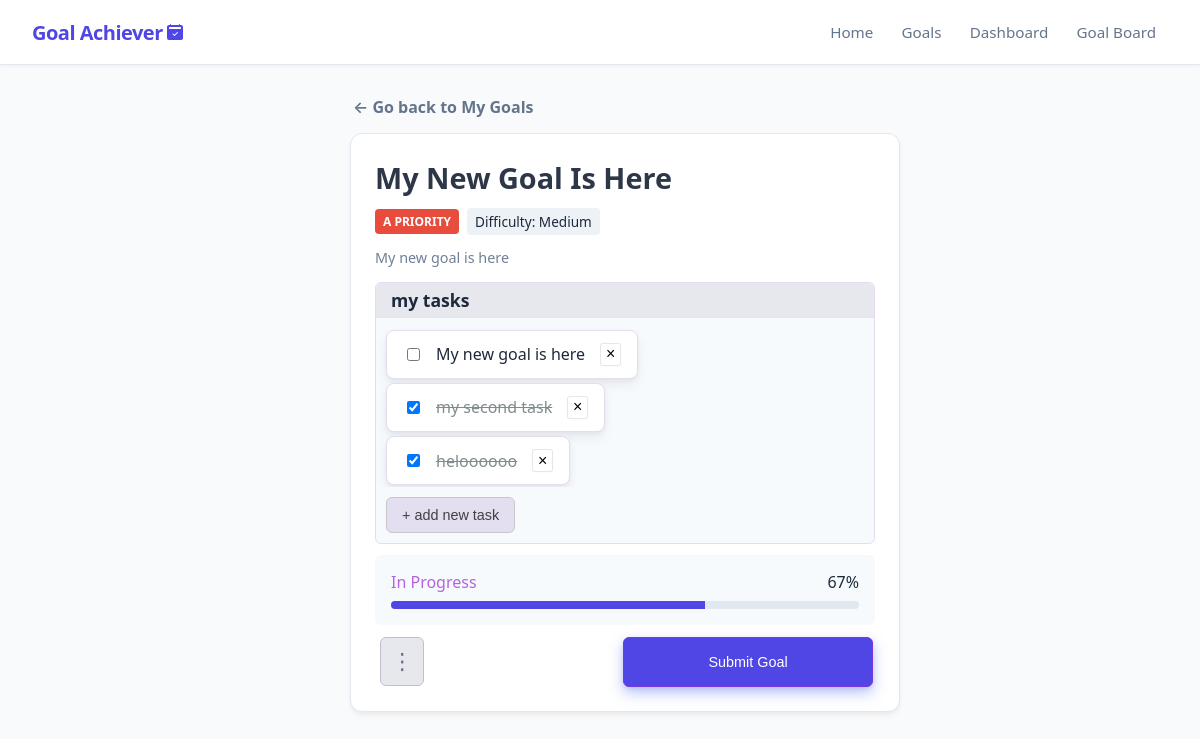
The page /goals/1 on the database its author committed.
### app/models_db.py (models this page shows, shortened)
class Goal(db.Model):
    __tablename__ = 'goals'
    id = db.Column(db.Integer, primary_key=True)
    title = db.Column(db.String(100), nullable=False)
    description = db.Column(db.Text, nullable=False)
    is_completed = db.Column(db.Boolean, default=False)
    is_confirmed_finished = db.Column(db.Boolean, default=False)
    progress_percentage = db.Column(db.Float, default=0.0)
    difficulty = db.Column(db.String(20), nullable=False, default='Medium')
    priority = db.Column(db.String(1), nullable=False, default='b')
    created_at = db.Column(db.DateTime, default=datetime.now(timezone.utc), nullable=False)
    tasks = db.relationship('Task', backref='goal', cascade="all, delete-orphan", lazy=True)
    def calculate_progress(self):
        total = len(self.tasks)
        if total == 0:
            self.progress_percentage = 0
        else:
            completed = sum(1 for t in self.tasks if t.is_completed)
            self.progress_percentage = int(round((completed / total) * 100))
        self.is_completed = (self.progress_percentage == 100)
    @validates('progress_percentage')
    def validate_progress(self, key, value):
        try:
            val = int(value)
            if not (0 <= val <= 100):
                raise ValueError()
        except (ValueError, TypeError):
            raise ValueError("Percentage must be between 0 and 100.")
        return val

class Task(db.Model):
    __tablename__ = 'tasks'
    id = db.Column(db.Integer, primary_key=True)
    text = db.Column(db.String(255), nullable=False)
    is_completed = db.Column(db.Boolean, default=False)
    goal_id = db.Column(db.Integer, db.ForeignKey('goals.id', ondelete='CASCADE'), nullable=False)

### app/routes.py (the view)
@main.route('/goals/<int:goal_id>')
def view_goal(goal_id):
    goal = Goal.query.get_or_404(goal_id)
    tasks_list = goal.tasks
    goal.calculate_progress()
    return render_template('view_goal.html', goal=goal, tasks=tasks_list)

### app/templates/view_goal.html (shortened to what this page needs)
{% extends "base.html" %}
{% block content %}
<div class="container" style="padding-top: 0px;">
    <div>
        <div style="padding-bottom: 15px;">
            <span class="go-back-link">
                    <a href="{{ url_for('main.show_goals') }}"
                        style="text-decoration: none; font-weight: 600; font-size: 1rem; padding-left: 3px; padding-right: 7px;">
                            ← Go back to My Goals
                    </a>
            </span>
        </div>
        <div id="goal_card">
            <div style="overflow: wrap; max-width: 500px; margin-bottom: 0.7rem;">
                {% if not goal.is_confirmed_finished %}
                <h2 style="margin: 0px; font-size: 1.8rem; color: #2d3748; padding: 0px;">{{ goal.title }}</h2>
                {% else %}
                <h2 style="margin: 0px; font-size: 1.8rem; color: #71767e; padding: 0px; text-decoration: line-through;">{{ goal.title }}</h2>
                {% endif %}
            </div>
            <div style="display: flex; gap: 0.5rem; align-items: center;">
                <span class="badge badge-{{ goal.priority }} " style="justify-content: flex-end;">{{ goal.priority | upper }} priority</span>
                <span style="background: #edf2f7; padding: 0.25rem 0.5rem; border-radius: 4px; font-size: 0.85rem; font-weight: 500;">
                    Difficulty: {{ goal.difficulty }}
                </span>
            </div>
            <div style="padding: 0.7rem 0rem 0.2rem;">
                <span style="color: #718096; width: 100%; white-space: normal; overflow-wrap: anywhere; font-size: 0.9rem;">
                    {{ goal.description or 'Nema opisa.' }}
                </span>
            </div>
            <div class="tasks-wrapper">
                <div class="tasks-header">
                    <h3>my tasks</h3>
                </div>
                <div class="tasks-container" style="margin: 10px 0px; overflow: hidden;">
                    {% if tasks %}
                        <ul class="task-list-box">
                            {% for task in tasks %}
                                <li class="task-item task-box" style="display: flex; align-items: center; justify-content: space-between;">
                                                <label style="display: flex; align-items: center; gap: 6px; cursor: pointer;">
                                                    <input
                                                        style="margin-right: 10px;"
                                                        type="checkbox"
                                                        class="task-toggle"
                                                        data-task-id="{{ task.id }}"
                                                        {% if task.is_completed %}checked{% endif %}>
                                                    <span class="{% if task.is_completed %}completed-task{% endif %}">
                                                        {{ task.text }}
                                                    </span>
                                                </label>
                                                <button
                                                    class="delete-task-btn"
                                                    aria-label="Delete task"
                                                    data-task-id="{{ task.id }}"
                                                    {% if goal.is_confirmed_finished %}disabled{% endif %}>
                                                    &times;
                                            </button>
                                            </li>
                            {% endfor %}
                        </ul>
                    {% else %}
                        <p class="no-tasks-msg">There are no tasks here.</p>
                    {% endif %}
                </div>
                <div class="task-management-box {% if goal.is_confirmed_finished %}hidden{% endif %}" data-id="{{goal.id}}">
                    <button class="new-task-btn">
                        + add new task
                    </button>
                </div>
            </div>
            <div style="background: #f7fafc; padding: 1rem; border-radius: 6px;" class="progress-bar-wrapper">
                <div style="display: flex; justify-content: space-between; margin-bottom: 0.5rem; font-weight: 500;">
                    <div class="goal-status">
                        {% if goal.is_completed %}
                            <span style="color: var(--primary); font-weight: 500;">Completed</span>
                        {% else %}
                            <span style="color: #b364de; font-weight: 500;">In Progress</span>
                        {% endif %}
                    </div>
                    <span class="progress-percentage">{{ goal.progress_percentage | round | int }}%</span>
                </div>
                <div class="progress-bar" style="width: 100%; background: #e2e8f0; height: 8px; border-radius: 4px; overflow: hidden;">
                    <div class="progress-bar-fill" style="--progress: {{ goal.progress_percentage|int }}%; width: var(--progress); background: var(--primary); height: 100%; transition: width 0.3s ease;"></div>
                </div>
            </div>
            <div style="display: flex; justify-content: space-between; width: 100%; height: 50px; gap: 0.5em;"
                class="card-actions">
                <div class="options-dropdown">
                    <button class="three-dots-btn" aria-label="Goal options">⋮</button>
                </div>
                    <form action="{{ url_for('main.finish_goal', goal_id=goal.id) }}"
                    method="POST" class="{{ 'hidden' if goal.is_confirmed_finished or goal.progress_percentage >= 100 }}"
                    style="width: 50%; height: 100%; padding-right: 2px;">
                        <button type="submit"
                                id="mark-goal-btn"
                                class="finish-goal-btn"
                                data-id="{{ goal.id }}"
                                {% if goal.progress_percentage == 100 and goal.is_confirmed_finished %} style='background-color:var(--primary)!important;' {% endif %}>
                            Submit Goal
                        </button>
                    </form>
            </div>
        </div>
    </div>
</div>
{% endblock %}

### rows shown on the page
Goal: title "My New Goal Is Here", priority "A", difficulty "Medium", description "My new goal is here", is_confirmed_finished "☑", progress_percentage "67"
Task: text "My new goal is here"
Task: text "my second task"
Task: text "heloooooo"
